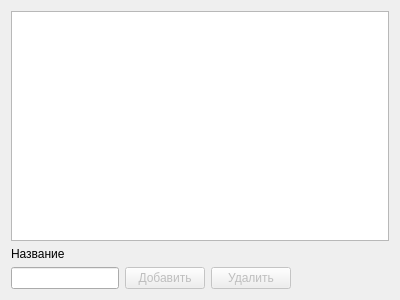
<?xml version="1.0" encoding="UTF-8"?>
<ui version="4.0">
 <class>class_ref_group</class>
 <widget class="QWidget" name="class_ref_group">
  <property name="geometry">
   <rect>
    <x>0</x>
    <y>0</y>
    <width>400</width>
    <height>300</height>
   </rect>
  </property>
  <property name="windowTitle">
   <string>Form</string>
  </property>
  <layout class="QGridLayout" name="gridLayout">
   <item row="0" column="0">
    <widget class="QTableView" name="tableView"/>
   </item>
   <item row="1" column="0">
    <layout class="QHBoxLayout" name="horizontalLayout">
     <item>
      <layout class="QVBoxLayout" name="verticalLayout_3">
       <item>
        <widget class="QLabel" name="label">
         <property name="text">
          <string>Название</string>
         </property>
        </widget>
       </item>
       <item>
        <widget class="QLineEdit" name="lineEdit_name">
         <property name="maximumSize">
          <size>
           <width>200</width>
           <height>16777215</height>
          </size>
         </property>
        </widget>
       </item>
      </layout>
     </item>
     <item>
      <layout class="QVBoxLayout" name="verticalLayout_2">
       <item>
        <widget class="QLabel" name="label_2">
         <property name="text">
          <string/>
         </property>
        </widget>
       </item>
       <item>
        <widget class="QPushButton" name="pushButton_add">
         <property name="enabled">
          <bool>false</bool>
         </property>
         <property name="text">
          <string>Добавить</string>
         </property>
        </widget>
       </item>
      </layout>
     </item>
     <item>
      <layout class="QVBoxLayout" name="verticalLayout">
       <item>
        <widget class="QLabel" name="label_3">
         <property name="text">
          <string/>
         </property>
        </widget>
       </item>
       <item>
        <widget class="QPushButton" name="pushButton_del">
         <property name="enabled">
          <bool>false</bool>
         </property>
         <property name="text">
          <string>Удалить</string>
         </property>
        </widget>
       </item>
      </layout>
     </item>
     <item>
      <spacer name="horizontalSpacer">
       <property name="orientation">
        <enum>Qt::Horizontal</enum>
       </property>
       <property name="sizeHint" stdset="0">
        <size>
         <width>40</width>
         <height>20</height>
        </size>
       </property>
      </spacer>
     </item>
    </layout>
   </item>
  </layout>
 </widget>
 <resources/>
 <connections/>
</ui>
